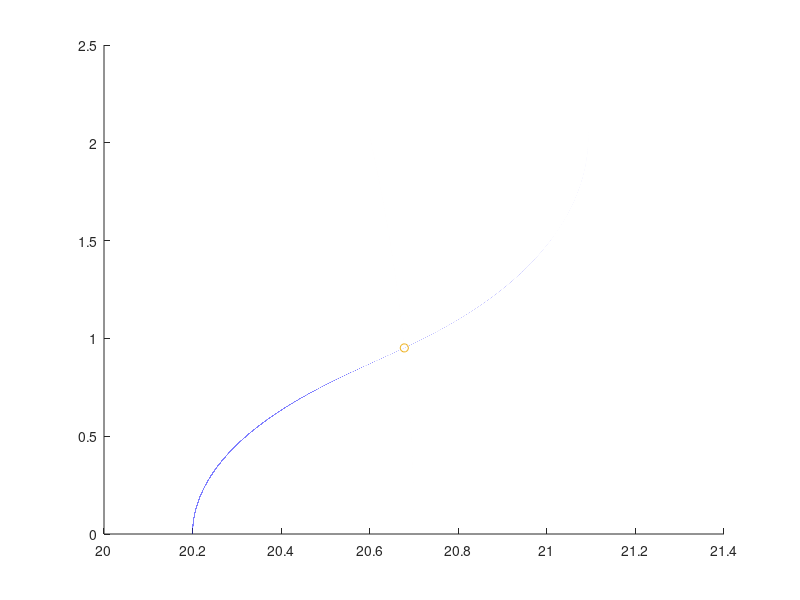

Write the MATLAB code that produced this figure.
clear all

% Parameter
R = 21;
r = 0.7;
d = 0.5;
h = 1.0;
rp = R + r - h; % pictch circle diameter 20.7
n = 30; % number of tooth

% trajectory of circle disk

t = 0:pi/10000000:pi/32;
xa = (R+r)*cos(t) - d * cos((R+r)/r*t);
ya = (R+r)*sin(t) - d * sin((R+r)/r*t);
xad = (R+r)*(-sin(t)+(d/r)*sin((R+r)/r*t));
yad = (R+r)*(cos(t)-(d/r)*cos((R+r)/r*t)); 
z = sqrt(xad.^2+yad.^2);
xd = xa - h * yad ./ z;
yd = ya + h * xad ./ z;
zd = sqrt(xd.^2+yd.^2);
x = 20.6781253690328; % read graph
y = 0.951383846070457; % read graph
% t = 0.0629 [rad]
figure
xp = rp*cos(t);
yp = rp*sin(t);
hold on
plot(xd,yd)
plot(xp,yp)
plot(x,y,'-o')
th = atan2(y,x); % theta
%plot(rp*cos(th),rp*sin(th),'ro');

hold off


disp(sqrt(x^2+y^2))
% tooth thickness
wt = 2 * rp * sin(pi/n - th);
disp(wt);
% space width
ws = 2 * rp * sin(th);
disp(ws);
% tooth thickness ratio
delta = wt/(wt+ws);
disp(delta);
